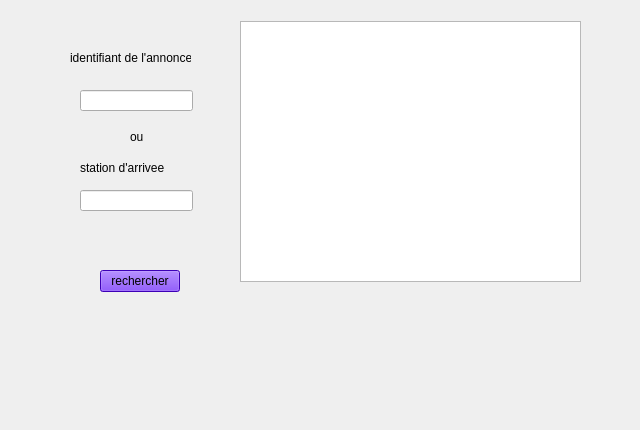
          <widget class="QWidget" name="tab_8">
           <attribute name="title">
            <string>rechercher</string>
           </attribute>
           <widget class="QLabel" name="label_17">
            <property name="geometry">
             <rect>
              <x>0</x>
              <y>0</y>
              <width>471</width>
              <height>321</height>
             </rect>
            </property>
            <property name="text">
             <string/>
            </property>
            <property name="pixmap">
             <pixmap>../../OneDrive/Documents/images/bg.jpg</pixmap>
            </property>
           </widget>
           <widget class="QPushButton" name="pushButton_4">
            <property name="geometry">
             <rect>
              <x>100</x>
              <y>270</y>
              <width>80</width>
              <height>22</height>
             </rect>
            </property>
            <property name="cursor">
             <cursorShape>PointingHandCursor</cursorShape>
            </property>
            <property name="styleSheet">
             <string notr="true">background-color: rgb(85, 0, 255);</string>
            </property>
            <property name="text">
             <string>rechercher</string>
            </property>
           </widget>
           <widget class="QLabel" name="label_28">
            <property name="geometry">
             <rect>
              <x>70</x>
              <y>50</y>
              <width>121</width>
              <height>16</height>
             </rect>
            </property>
            <property name="text">
             <string>identifiant de l'annonce</string>
            </property>
           </widget>
           <widget class="QLineEdit" name="lineEdit_5">
            <property name="geometry">
             <rect>
              <x>80</x>
              <y>90</y>
              <width>113</width>
              <height>21</height>
             </rect>
            </property>
           </widget>
           <widget class="QLabel" name="label_29">
            <property name="geometry">
             <rect>
              <x>130</x>
              <y>130</y>
              <width>47</width>
              <height>14</height>
             </rect>
            </property>
            <property name="text">
             <string>ou</string>
            </property>
           </widget>
           <widget class="QLabel" name="label_30">
            <property name="geometry">
             <rect>
              <x>80</x>
              <y>160</y>
              <width>101</width>
              <height>16</height>
             </rect>
            </property>
            <property name="text">
             <string>station d'arrivee</string>
            </property>
           </widget>
           <widget class="QLineEdit" name="lineEdit_6">
            <property name="geometry">
             <rect>
              <x>80</x>
              <y>190</y>
              <width>113</width>
              <height>21</height>
             </rect>
            </property>
           </widget>
           <widget class="QLabel" name="label_50">
            <property name="geometry">
             <rect>
              <x>0</x>
              <y>-50</y>
              <width>631</width>
              <height>421</height>
             </rect>
            </property>
            <property name="text">
             <string/>
            </property>
            <property name="pixmap">
             <pixmap>../images/bg.jpg</pixmap>
            </property>
           </widget>
           <widget class="QTableView" name="tabanre">
            <property name="geometry">
             <rect>
              <x>240</x>
              <y>21</y>
              <width>341</width>
              <height>261</height>
             </rect>
            </property>
           </widget>
           <zorder>label_50</zorder>
           <zorder>label_17</zorder>
           <zorder>pushButton_4</zorder>
           <zorder>label_28</zorder>
           <zorder>lineEdit_5</zorder>
           <zorder>label_29</zorder>
           <zorder>label_30</zorder>
           <zorder>lineEdit_6</zorder>
           <zorder>tabanre</zorder>
          </widget>
